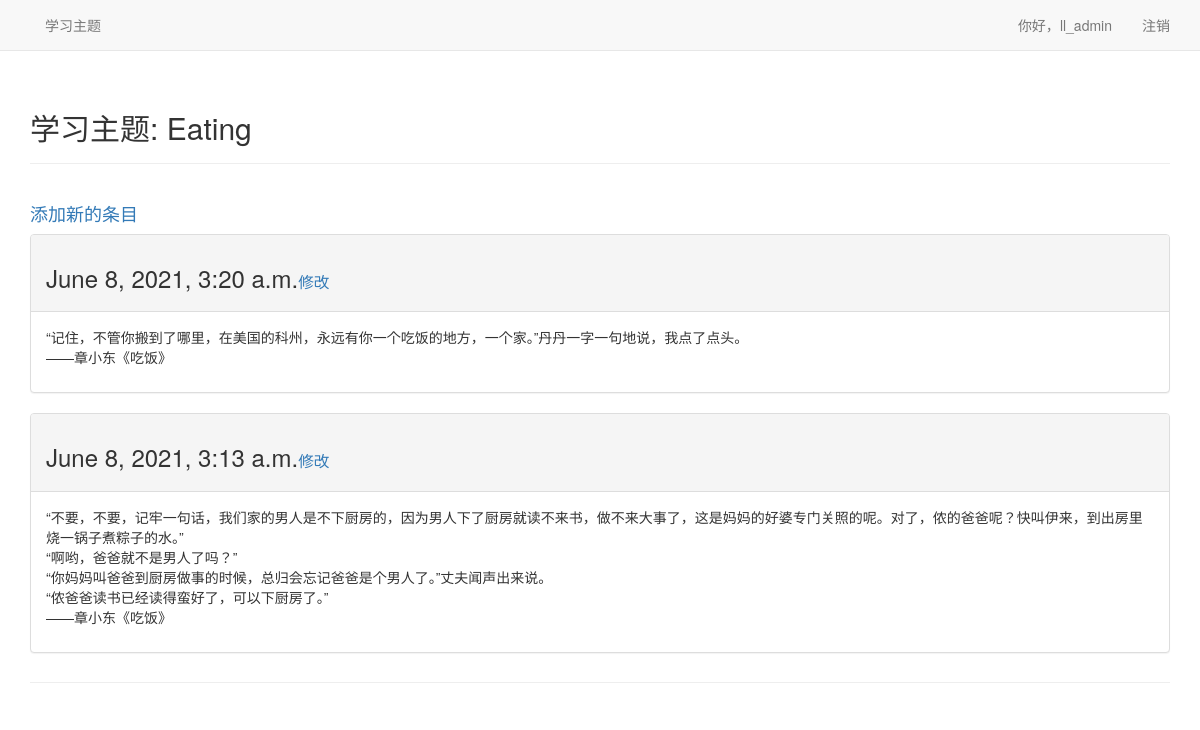
Page /topic/3 (signed in) on the committed database.
### learning_logs/models.py (models this page shows, shortened)
class Topic(models.Model):
	text = models.CharField(max_length=200)
	date_added = models.DateTimeField(auto_now_add=True)
	owner = models.ForeignKey(User, on_delete=models.CASCADE)
	def __str__(self):
		return self.text

class Entry(models.Model):
	topic = models.ForeignKey(Topic, on_delete=models.CASCADE)
	text = models.TextField()
	date_added = models.DateTimeField(auto_now_add=True)
	class Meta:
		verbose_name_plural = 'entries'

### learning_logs/views.py (the view)
# urls.py: path('topic/<int:topic_id>', views.topic, name='topic'),
@login_required
def topic(request, topic_id):
	topic = Topic.objects.get(id=topic_id)
	if topic.owner != request.user:
		raise Http404
	entries = topic.entry_set.order_by('-date_added')
	context = { 'topic': topic, 'entries': entries }
	return render(request, 'learning_logs/topic.html', context)

### templates/learning_logs/topic.html
{% extends 'learning_logs/base.html' %}
{% load bootstrap3 %}
{% block header %}
<h2>学习主题: {{topic}}</h2>
{% endblock header %}
{% block content %}
	<h4><a href="{% url 'learning_logs:new_entry' topic.id%}">添加新的条目</a></h4>
	{% for e in entries %}
		<div class="panel panel-default">
			<div class="panel-heading">
				<h3>{{e.date_added}}<small><a href="{% url 'learning_logs:edit_entry' e.id %}">修改</a></small></h3>
			</div>
			<div class="panel-body">
				{{e.text|linebreaks}}
			</div>
		</div>
	{% empty %}
		<h4>还没有任务呦，快来添加吧～</h4>
	{% endfor %}
{% endblock content %}

### templates/learning_logs/base.html (shortened to what this page needs)
{% load bootstrap3 %}
<!DOCTYPE html>
<html>
	<head>
		{% bootstrap_css %}
	</head>
	<body>
		<nav class="navbar navbar-default navbar-static-top">
			<div class="container">
				<div id="navbar" class="navbar-collapse collapse">
					<ul class="nav navbar-nav">
						<li><a href="{% url 'learning_logs:topics' %}">学习主题</a></li>
					</ul>
					<ul class="nav navbar-nav navbar-right">
						{% if user.is_authenticated %}
							<li><a>你好，{{user.username}}</a></li>
							<li><a href="{% url 'users:logout' %}">注销</a></li>
						{% else %}
							<li><a href="{% url 'users:login' %}">登录</a></li>
							<li><a href="{% url 'users:register' %}">注册</a></li>
						{% endif %}
					</ul>
				</div>
			</div>
		</nav>
		<div class="container">
			<div class="page-header">
				{% block header %}{% endblock header %}
			</div>
			<div class="page-header">
				{% block content %}{% endblock content %}
			</div>
		</div>
	</body>
</html>

### rows in the picture
Topic: text "Eating"
Entry: date_added "June 8, 2021, 3:20 a.m.", text "“记住，不管你搬到了哪里，在美国的科州，永远有你一个吃饭的地方，一个家。”丹丹一字一句地说，我点了点头。 ——章小东《吃饭》"
Entry: date_added "June 8, 2021, 3:13 a.m.", text "“不要，不要，记牢一句话，我们家的男人是不下厨房的，因为男人下了厨房就读不来书，做不来大事了，这是妈妈的好婆专门关照的呢。对了，侬的爸爸呢？快叫伊来，到出房里烧一锅子煮粽子的水。” “啊哟，爸爸就不是男人了吗？” “你妈妈叫爸爸到厨房做事的时候，总归会忘记爸爸是个男人了。”丈夫闻声出来说。 “侬爸爸读书已经读得蛮好了，可以下厨房了。” ——章小东《吃饭》"

### other values in the picture
{{ user.username }} "ll_admin"
